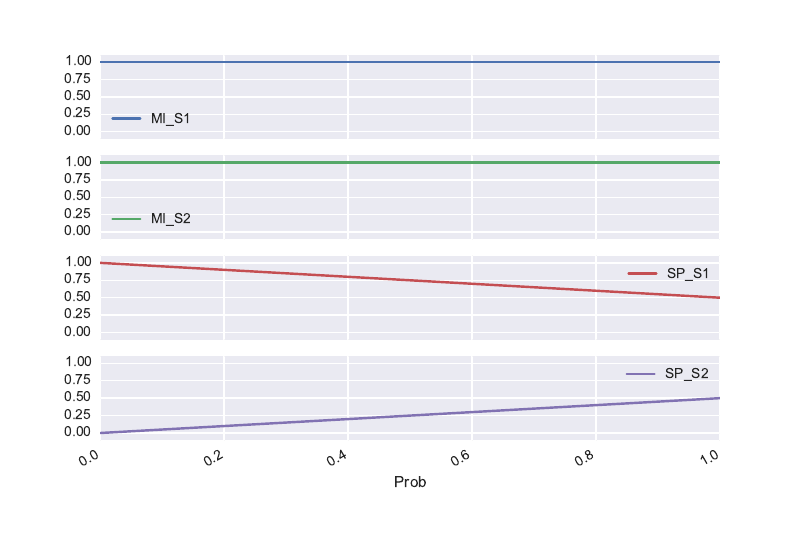

Write Python code to recreate this figure.
"""Testing

Usage:
  test.py blarg
  test.py (-h | --help)
  test.py --version

Options:
  -h --help     Show this screen.
  --version     Show version.
"""
# from docopt import docopt
import sys

import numpy as np
import pandas as pd
import seaborn as sb
import networkx as nx
from pathlib import Path

_here = Path(__file__).absolute().parent
_package_folder = _here.parent
sys.path.append(str(_package_folder))

from causalinfo import (
    make_variables, JointDist, Equation, CausalGraph, PayoffMatrix,
    MeasureSuccess, equations, MeasureCause, Variable
)


def diamond():
    def simple_payoff(C1, C2, A):
        # Full spec, ignore C2
        if C1 == A:
            return 1
        return 0

    def complex_payoff(C1, C2, A):
        # Full spec, ignore C2
        if C1 == A:
            return 1
        return 0

    c1, c2, s1, s2, s3, a = make_variables('C1 C2 S1 S2 S3 A', 2)
    eq1 = Equation('branch', [c1], [s1, s2], equations.f_branch_same)
    eq2 = Equation('and', [s2, c2], [s3], equations.f_and)
    eq3 = Equation('or', [s1, s3], [a], equations.f_or)
    gr = CausalGraph([eq1, eq2, eq3])
    dot = nx.to_agraph(gr.full_network)
    dot.write('diamond.dot')
    dot.draw('diamond.png', prog='dot')
    # po = PayoffMatrix([c1, c2], [a], simple_payoff)

    # Let's just use Uniform
    # Mutual info is pretty useless, as it is the same across these...
    # assert m.mutual_info(s2, a1) == m.mutual_info(s3, a1)
    #
    # # Look how much better average sad is!
    # assert m.average_sad(s2, a1) < m.average_sad(s3, a1)
    tuples = []
    for p in np.linspace(0, 1, 20):
        root_dist = JointDist({c1: [.5, .5], c2: [1 - p, p]})
        m = MeasureCause(gr, root_dist)
        mi_s1 = m.mutual_info(s1, a)
        mi_s2 = m.mutual_info(s2, a)
        spec_s1 = m.average_sad(s1, a)
        spec_s2 = m.average_sad(s2, a)
        tuples.append((p, mi_s1, mi_s2, spec_s1, spec_s2))
        print tuples[-1]

    df = pd.DataFrame.from_records(
        tuples, index=["Prob"],
        columns="Prob MI_S1 MI_S2 SP_S1 SP_S2".split()
    )

    df.to_pickle(str(_here / 'diamond.pickle'))

def plot(pth):
    assert isinstance(pth, Path)

    df = pd.read_pickle(str(pth))
    print df
    axes = df.plot(subplots=True)
    for a in axes:
        a.set_ylim(-.1, 1.1)
        a.set_yticks(np.linspace(0, 1, 5))

    # mi, mspec, best, act = axes
    # for a in mi, spec:
    #     a.set_ylim(0, 2.1)
    #     a.set_ylabel("Bits")
    #
    # for a in best, act:
    #     a.set_ylim(0, 1.0)
    #     a.set_yticks(np.linspace(0, 1, 5))
    #     a.set_ylabel("Fitness")
    #
    fig = axes[0].get_figure()
    fig.savefig(str(pth.with_suffix('.pdf')))

if __name__ == '__main__':
    diamond()
    plot(_here / 'diamond.pickle')


